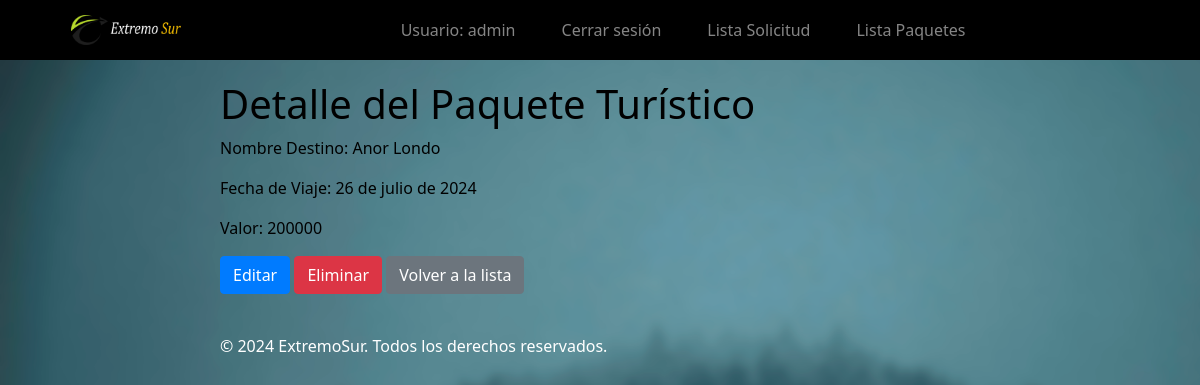
The page /paquetes/14/ (signed in) on the database as committed earlier.
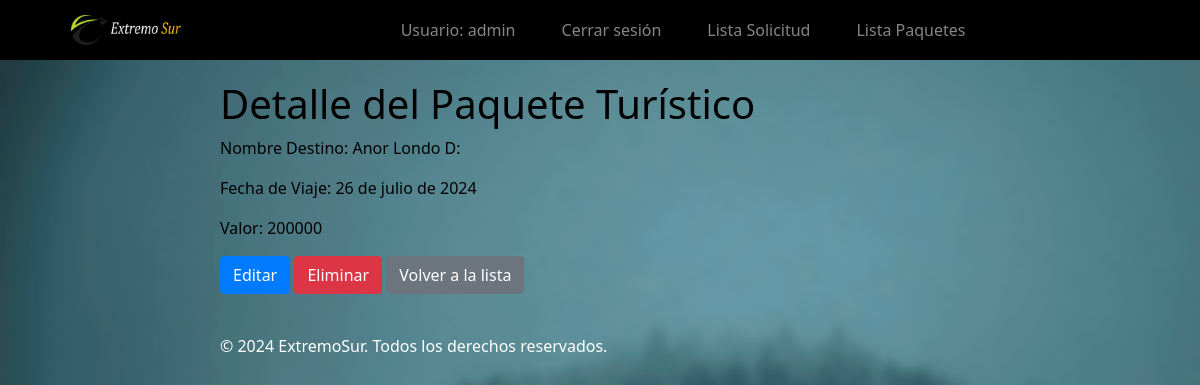
The same page on the database as committed later.
### gestionviajes/models.py (models this page shows, shortened)
class PaqueteTuristico(models.Model):
    nombre_destino = models.CharField(max_length=100)
    fecha_viaje = models.DateField()
    valor = models.IntegerField()  # Cambiado a IntegerField para no tener decimales
    imagen = models.ImageField(upload_to='imagenes_paquete/')

### gestionviajes/views.py (the view)
# urls.py: path('paquetes/<int:id>/', views.paquete_detail, name='paquete_detail'),
@staff_member_required
def paquete_detail(request, id):
    paquete = get_object_or_404(PaqueteTuristico, id=id)
    return render(request, 'paquete_detail.html', {'paquete': paquete})

### gestionviajes/context_processors.py (called while the page is built)
def search_form(request):
    return {'buscar_form': BuscarPaqueteForm()}

### gestionviajes/templates/paquete_detail.html (shortened to what this page needs)
{% extends 'base.html' %}
{% load static %}
{% block content %}
    <div class="container">
        <h1>Detalle del Paquete Turístico</h1>
        <p>Nombre Destino: {{ paquete.nombre_destino }}</p>
        <p>Fecha de Viaje: {{ paquete.fecha_viaje }}</p>
        <p>Valor: {{ paquete.valor }}</p>
        <a href="{% url 'paquete_update' paquete.id %}" class="btn btn-primary">Editar</a>
        <a href="{% url 'paquete_delete' paquete.id %}" class="btn btn-danger">Eliminar</a>
        <a href="{% url 'paquete_list' %}" class="btn btn-secondary">Volver a la lista</a>
    </div>
{% endblock %}

Rows that differ between the two databases and show on the page:
changed PaqueteTuristico: nombre_destino "Anor Londo" → "Anor Londo D:"
